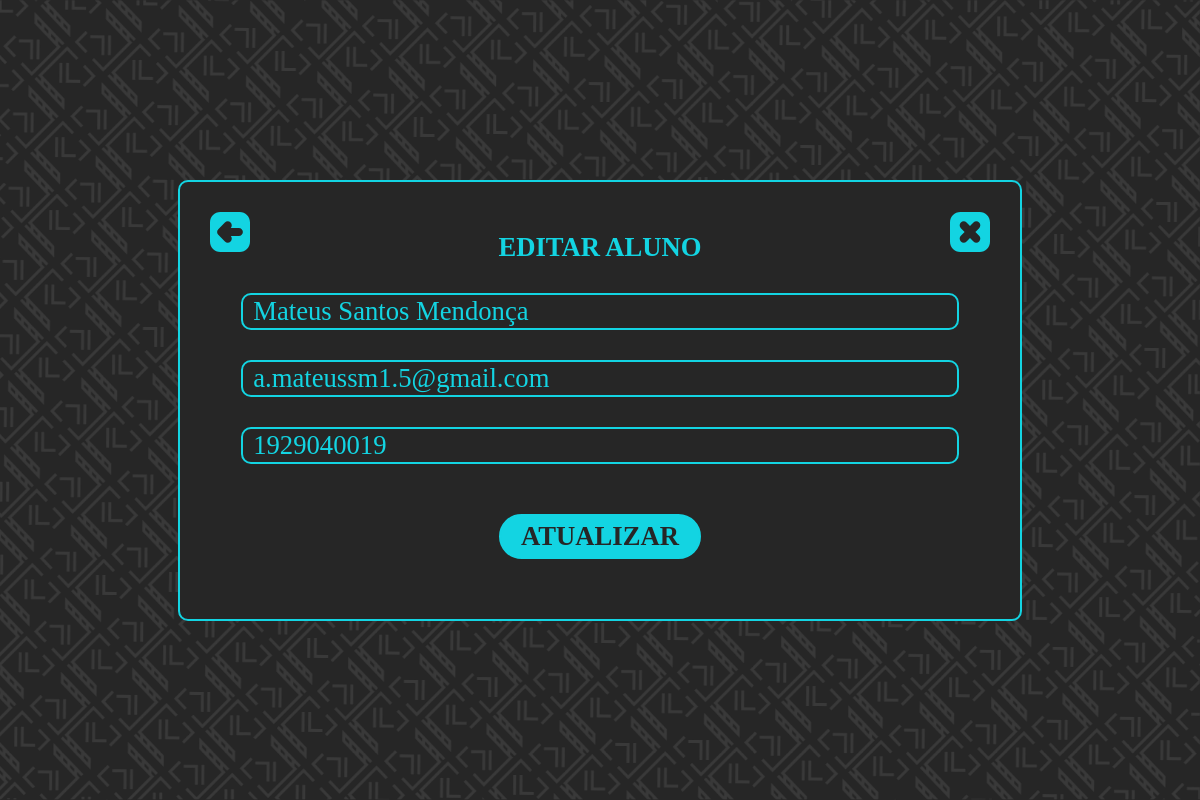
The page /pages/student/show_student/edit_student/index.php?id_student=1 (signed in) on the database its author committed.
### tables this page shows
CREATE TABLE aluno (
    id_aluno        INTEGER       PRIMARY KEY AUTOINCREMENT
                                  NOT NULL,
    nome_aluno      VARCHAR (60)  NOT NULL,
    email_aluno     VARCHAR (100),
    matricula_aluno VARCHAR (60),
    id_usuario      INTEGER       REFERENCES usuario (id_usuario) 
                                  NOT NULL
);

### pages/student/show_student/edit_student/index.php (the view, shortened to what this page needs)
<!DOCTYPE html>
<html lang="pt-br" dir="ltr">
  <head>
    <link rel="stylesheet" type="text/css" href="../../../../styles/styles.css">
  </head>
  <body>
      <?php
        $id_student_edit = $_GET['id_student'];
        $id_user = $_SESSION['id_user'];
        function getStudent($id_student_edit, $id_user){
      		try{
      			$pdo = new PDO('sqlite:'.$_SESSION['absolute_path_base'].'src/database/database.db');
      			$statement = $pdo->query("SELECT * FROM aluno WHERE id_usuario='".$id_user."' AND id_aluno='".$id_student_edit."'");
      			$rows = $statement->fetchAll(PDO::FETCH_ASSOC);
      		}catch(PDOException $e){
      			$rows = 0;
      			echo "<pre>";
      			echo $e;
      			echo "</pre>";
      		}
      		return $rows;
      	}
        $rows = getStudent($id_student_edit, $id_user);
      ?>
      <section class="window">
        <div class="container all">
          <form action="settings.php?id_student=<?php echo $id_student_edit; ?>" method="post">
            <div class="inner_container">
            <div class="title">EDITAR ALUNO</div>
            <input type="text" class="input_text" placeholder="Digite o nome do aluno" value="<?php echo $rows[0]['nome_aluno']; ?>" name="name_student" required>
            <input type="email" class="input_text" placeholder="Digite o email do aluno" value="<?php echo $rows[0]['email_aluno']; ?>" name="email_student" required>
            <input type="number" class="input_text" placeholder="Digite o nº de matrícula do aluno" value="<?php echo $rows[0]['matricula_aluno']; ?>"  name="reg_student" readonly>
          </div>
        <button class="button" type="submit">ATUALIZAR</button>
        </form>
        <a href='javascript:history.go(-1)'><img src="../../../../assets/Icons/voltar.svg" class="icon_voltar"></a>
        <a href='desconectar.php' onclick="return confirm('Tem certeza que deseja sair?')"><img src="../../../../assets/Icons/fechar.svg" class="icon_fechar"></a>
      </div>
    </section>
  </body>
</html>

### styles/styles.css (style rules this page uses)
:root { --font_size: 20pt; --font_size_medium: 14pt; --main_color: #13D4E2; --second_color: #BAE6E9; --third_color: #f9f9f9; --bg_color_main: rgb(38, 38, 38); --bg_color_second: rgb(51, 51, 51); --danger-color-200: rgb(179, 21, 21); --danger-color-400: rgb(206, 80, 80); }
* { font-family:Calibri; font-size:var(--font_size); }
html { scroll-behavior: smooth; background-color: var(--bg_color_main); width: 100%; }
body { width: 100%; background-color: var(--bg_color_main); margin: 0px; }
input { background-color: var(--bg_color_main); }
.window { min-height: 100vh; display: flex; flex-direction: column; align-items: center; justify-content: center; background: url('../assets/BG_01.png') center center no-repeat fixed; background-color: var(--bg_main_color); -webkit-background-size: cover; -moz-background-size: cover; -o-background-size: cover; background-size: cover; }
.button { cursor: pointer; color: var(--bg_color_main); padding: 5px 20px; background-color: var(--main_color); border:solid 2px var(--main_color); border-radius: 40px; font-weight: bold; margin-bottom: 30px; }
.input_text { border:solid 2px var(--main_color); border-radius: 10px; color: var(--main_color); padding-left: 10px; padding-right: 10px; margin-bottom: 30px; background-color: var(--bg_color_main); }
input[type=number] { -moz-appearance: textfield; appearance: textfield; }
.container { background-color: var(--bg_color_main); position: relative; display: flex; text-align: center; flex-direction: column; --length_container:max-content; width: var(--length_container); height: var(--length_container); border-style: solid; padding: 30px; border-width: 2px; border-radius: 10px; border-color: var(--main_color); margin: 50px 0px; }
.inner_container { position: relative; display: flex; flex-direction: column; --length_container:max-content; height: var(--length_container); padding-left: 4%; padding-right: 4%; padding-top: 20px; margin-bottom: 20px; }
.title { padding-bottom: 30px; font-weight: bold; color: var(--main_color); }
.icon_fechar { width: 40px; position: absolute; top: 30px; right: 30px; }
.icon_voltar { width: 40px; position: absolute; top: 30px; left: 30px; }
.all { width: 65%; }
a { text-decoration: none; }

### rows shown on the page
aluno: name_student "Mateus Santos Mendonça", email_student "a.mateussm1.5@gmail.com", reg_student "1929040019"
